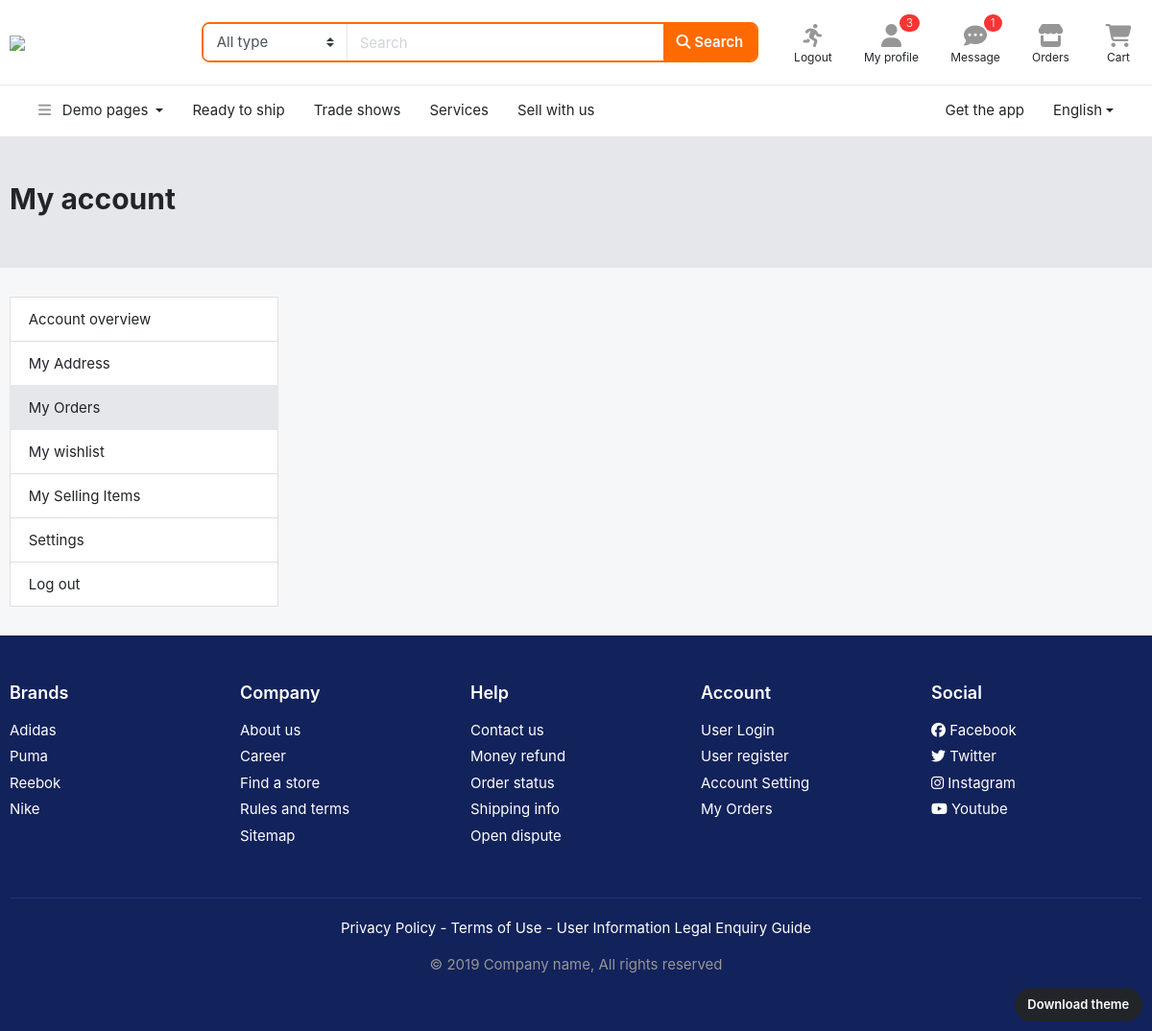
/buyurtma/buyurtma/ (signed in), run on an earlier commit of the app's database.
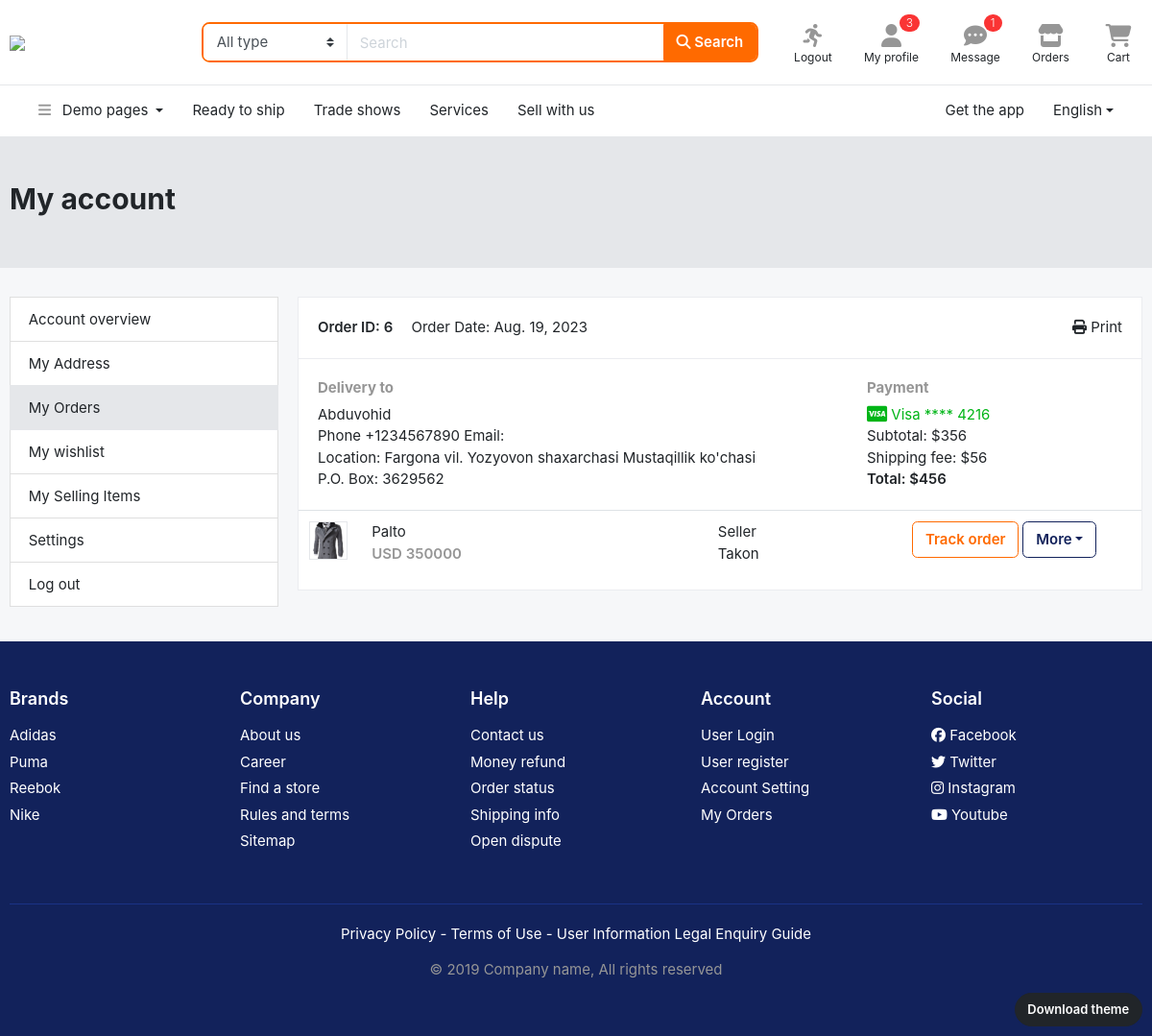
And on a later commit of the database.
### buyurtma/models.py (models this page shows, shortened)
class Buyurtma(models.Model):
    savatlar = models.ManyToManyField(Savat)
    sana = models.DateField(auto_now_add=True)
    profil = models.ForeignKey(Profil, on_delete=models.CASCADE)
    manzil = models.CharField(max_length=300)
    zipcode = models.CharField(max_length=7)
    summa  = models.IntegerField(default=0)

class Savat(models.Model):
    profil = models.ForeignKey(Profil, on_delete=models.CASCADE)
    mahsulot = models.ForeignKey(Mahsulot, on_delete=models.CASCADE)
    miqdor = models.PositiveSmallIntegerField(default=1)
    umumiy = models.FloatField()
    vaqt = models.DateTimeField(default=datetime.datetime.now())
    arxivda = models.BooleanField(default=False)

### userapp/models.py (models this page shows, shortened)
class Profil(models.Model):
    ism = models.CharField(max_length=50,null=True)
    jins = models.CharField(max_length=50)
    shahar = models.CharField(max_length=50)
    viloyat = models.CharField(max_length=50)
    user = models.OneToOneField(User,on_delete=models.CASCADE)

### asosiy/models.py (models this page shows, shortened)
class Mahsulot(models.Model):
    nom = models.CharField(max_length=100)
    narx = models.PositiveIntegerField()
    chegirma = models.PositiveIntegerField(default=0)
    batafsil = models.TextField()
    brend = models.CharField(max_length=30)
    kafolat = models.CharField(max_length=30)
    yetkazish = models.CharField(max_length=30)
    mavjud = models.BooleanField(default=True)
    bolim = models.ForeignKey(Bolim, on_delete=models.CASCADE)
    ishlab_chiqaruvchi = models.CharField(max_length=30, default='Uzb')

class Media(models.Model):
    rasm = models.FileField()
    mahsulot = models.ForeignKey(Mahsulot, on_delete=models.CASCADE, related_name='rasmlar')

### buyurtma/views.py (the view)
# urls.py: path('buyurtma/', BuyurtmaView.as_view(), name='buyurtma'),
class BuyurtmaView(View):
    def get(self, request):
        content={
            'buyurtmalar': Buyurtma.objects.filter(profil__user=request.user)
        }
        return render(request, 'page-profile-orders.html', content)

### templates/page-profile-orders.html (shortened to what the changed rows need)
{% extends 'header.html' %}
{% block content %}
<section class="section-pagetop bg-gray">
<div class="container">
	<h2 class="title-page">My account</h2>
</div>
</section>
<section class="section-content padding-y">
<div class="container">
<div class="row">
	<main class="col-md-9">
	{% for buyurtma in buyurtmalar %}
		<article class="card mb-4">
		<header class="card-header">
			<a href="#" class="float-right"> <i class="fa fa-print"></i> Print</a>
			<strong class="d-inline-block mr-3">Order ID: {{buyurtma.id}}</strong>
			<span>Order Date: {{buyurtma.sana}}</span>
		</header>
		<div class="card-body">
			<div class="row">
				<div class="col-md-8">
					<h6 class="text-muted">Delivery to</h6>
					<p>{{buyurtma.profil.ism}} <br>
					Phone +1234567890 Email: {{buyurtma.profil.user.email}} <br>
			    	Location: {{buyurtma.manzil}} <br>
			    	P.O. Box: {{buyurtma.zipcode}}
			 		</p>
				</div>
				<div class="col-md-4">
					<h6 class="text-muted">Payment</h6>
					<span class="text-success">
					    Visa  **** 4216
					</span>
					<p>Subtotal: $356 <br>
					 Shipping fee:  $56 <br>
					 <span class="b">Total:  $456 </span>
					</p>
				</div>
			</div>
		</div>
		<div class="table-responsive">
		<table class="table table-hover">
			<tbody>
			{% for savat in buyurtma.savatlar.all %}
				<tr>
				<td width="65">
					<img src="{{savat.mahsulot.rasmlar.first.rasm.url}}" class="img-xs border">
				</td>
				<td>
					<p class="title mb-0">{{savat.mahsulot.nom}}</p>
					<var class="price text-muted">USD {{savat.mahsulot.narx}}</var>
				</td>
				<td> Seller <br> {{savat.mahsulot.brend}} </td>
				<td width="250"> <a href="#" class="btn btn-outline-primary">Track order</a>
					<div class="dropdown d-inline-block">
						 <a href="#" data-toggle="dropdown" class="dropdown-toggle btn btn-outline-secondary">More</a>
					</div>
				</td>
			</tr>
			{% endfor %}
			</tbody>
		</table>
		</div>
		</article>
	{% endfor %}
	</main>
</div>
</div>
</section>
{% endblock %}

What changed in the data, as far as the page shows it:
added Buyurtma: id "6", sana "Aug. 19, 2023", profil.ism "Abduvohid", manzil "Fargona vil. Yozyovon shaxarchasi Mustaqillik ko'chasi", zipcode "3629562"
added Savat: mahsulot.rasmlar.first.rasm (picture), mahsulot.nom "Palto", mahsulot.narx "350000", mahsulot.brend "Takon"
